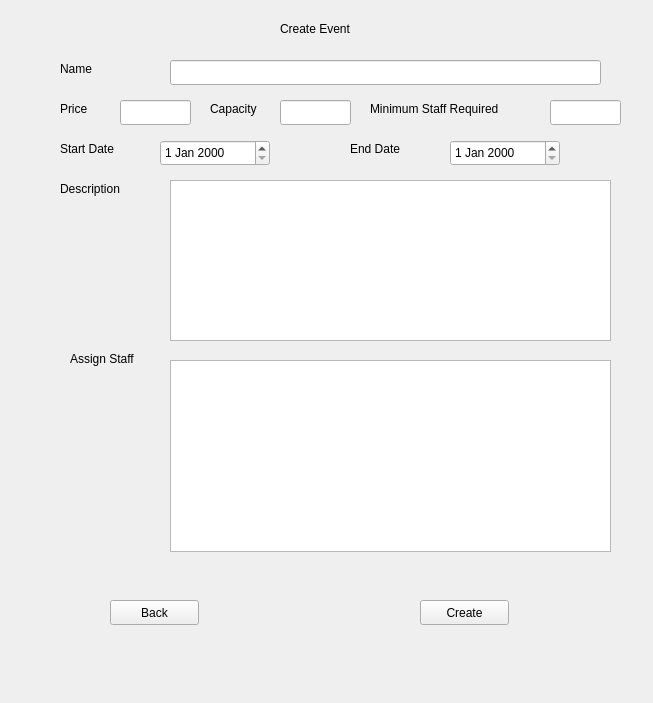
<?xml version="1.0" encoding="UTF-8"?>
<ui version="4.0">
 <class>Form</class>
 <widget class="QWidget" name="Form">
  <property name="geometry">
   <rect>
    <x>0</x>
    <y>0</y>
    <width>653</width>
    <height>703</height>
   </rect>
  </property>
  <property name="windowTitle">
   <string>Form</string>
  </property>
  <widget class="QLabel" name="label">
   <property name="geometry">
    <rect>
     <x>280</x>
     <y>20</y>
     <width>111</width>
     <height>17</height>
    </rect>
   </property>
   <property name="text">
    <string>Create Event</string>
   </property>
  </widget>
  <widget class="QLabel" name="label_2">
   <property name="geometry">
    <rect>
     <x>60</x>
     <y>60</y>
     <width>67</width>
     <height>17</height>
    </rect>
   </property>
   <property name="text">
    <string>Name</string>
   </property>
  </widget>
  <widget class="QLineEdit" name="lineEdit">
   <property name="geometry">
    <rect>
     <x>170</x>
     <y>60</y>
     <width>431</width>
     <height>25</height>
    </rect>
   </property>
  </widget>
  <widget class="QLabel" name="label_3">
   <property name="geometry">
    <rect>
     <x>60</x>
     <y>100</y>
     <width>67</width>
     <height>17</height>
    </rect>
   </property>
   <property name="text">
    <string>Price</string>
   </property>
  </widget>
  <widget class="QLineEdit" name="lineEdit_2">
   <property name="geometry">
    <rect>
     <x>120</x>
     <y>100</y>
     <width>71</width>
     <height>25</height>
    </rect>
   </property>
  </widget>
  <widget class="QLabel" name="label_4">
   <property name="geometry">
    <rect>
     <x>210</x>
     <y>100</y>
     <width>67</width>
     <height>17</height>
    </rect>
   </property>
   <property name="text">
    <string>Capacity</string>
   </property>
  </widget>
  <widget class="QLineEdit" name="lineEdit_3">
   <property name="geometry">
    <rect>
     <x>280</x>
     <y>100</y>
     <width>71</width>
     <height>25</height>
    </rect>
   </property>
  </widget>
  <widget class="QLabel" name="label_5">
   <property name="geometry">
    <rect>
     <x>370</x>
     <y>100</y>
     <width>171</width>
     <height>17</height>
    </rect>
   </property>
   <property name="text">
    <string>Minimum Staff Required</string>
   </property>
  </widget>
  <widget class="QLineEdit" name="lineEdit_4">
   <property name="geometry">
    <rect>
     <x>550</x>
     <y>100</y>
     <width>71</width>
     <height>25</height>
    </rect>
   </property>
  </widget>
  <widget class="QLabel" name="label_6">
   <property name="geometry">
    <rect>
     <x>60</x>
     <y>140</y>
     <width>91</width>
     <height>17</height>
    </rect>
   </property>
   <property name="text">
    <string>Start Date</string>
   </property>
  </widget>
  <widget class="QDateEdit" name="dateEdit">
   <property name="geometry">
    <rect>
     <x>160</x>
     <y>140</y>
     <width>110</width>
     <height>26</height>
    </rect>
   </property>
  </widget>
  <widget class="QLabel" name="label_7">
   <property name="geometry">
    <rect>
     <x>350</x>
     <y>140</y>
     <width>91</width>
     <height>17</height>
    </rect>
   </property>
   <property name="text">
    <string>End Date</string>
   </property>
  </widget>
  <widget class="QDateEdit" name="dateEdit_2">
   <property name="geometry">
    <rect>
     <x>450</x>
     <y>140</y>
     <width>110</width>
     <height>26</height>
    </rect>
   </property>
  </widget>
  <widget class="QLabel" name="label_8">
   <property name="geometry">
    <rect>
     <x>60</x>
     <y>180</y>
     <width>91</width>
     <height>17</height>
    </rect>
   </property>
   <property name="text">
    <string>Description</string>
   </property>
  </widget>
  <widget class="QTextEdit" name="textEdit">
   <property name="geometry">
    <rect>
     <x>170</x>
     <y>180</y>
     <width>441</width>
     <height>161</height>
    </rect>
   </property>
  </widget>
  <widget class="QLabel" name="label_9">
   <property name="geometry">
    <rect>
     <x>70</x>
     <y>350</y>
     <width>91</width>
     <height>17</height>
    </rect>
   </property>
   <property name="text">
    <string>Assign Staff</string>
   </property>
  </widget>
  <widget class="QListWidget" name="listWidget">
   <property name="geometry">
    <rect>
     <x>170</x>
     <y>360</y>
     <width>441</width>
     <height>192</height>
    </rect>
   </property>
  </widget>
  <widget class="QPushButton" name="pushButton">
   <property name="geometry">
    <rect>
     <x>110</x>
     <y>600</y>
     <width>89</width>
     <height>25</height>
    </rect>
   </property>
   <property name="text">
    <string>Back</string>
   </property>
  </widget>
  <widget class="QPushButton" name="pushButton_2">
   <property name="geometry">
    <rect>
     <x>420</x>
     <y>600</y>
     <width>89</width>
     <height>25</height>
    </rect>
   </property>
   <property name="text">
    <string>Create</string>
   </property>
  </widget>
 </widget>
 <resources/>
 <connections/>
</ui>
